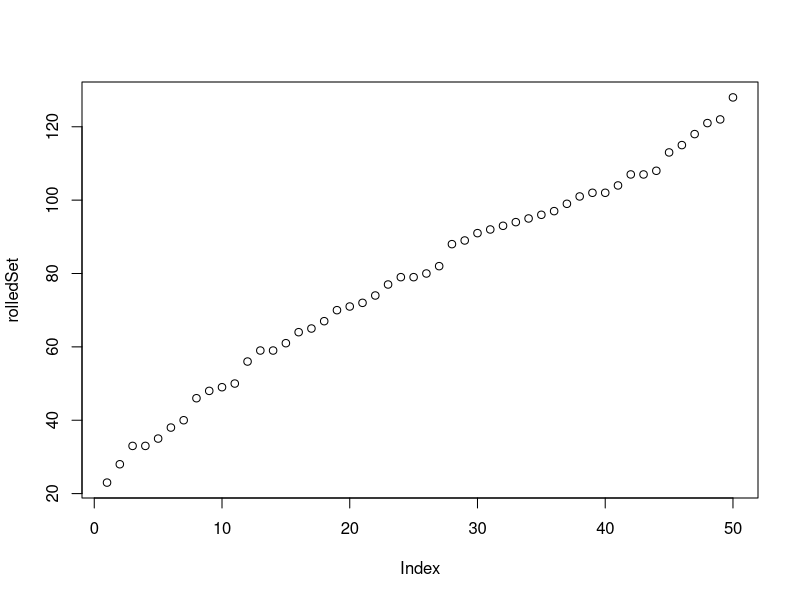
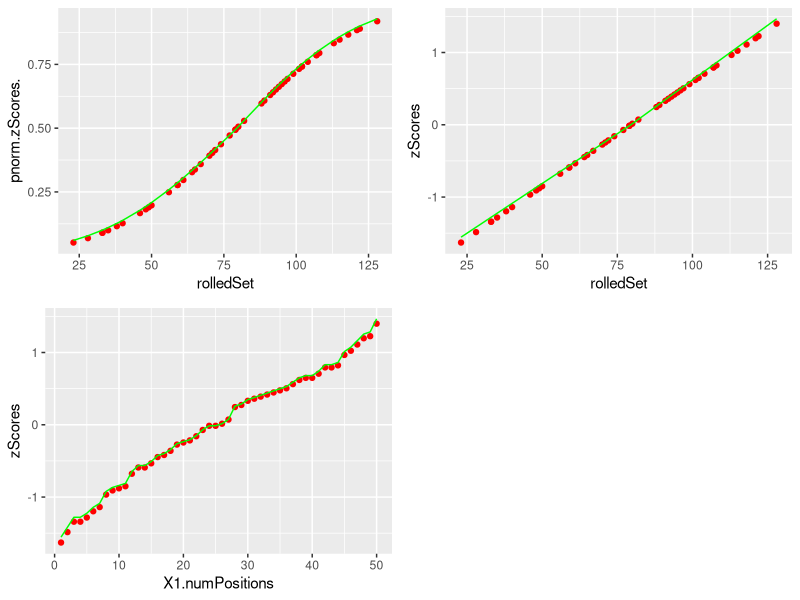

Generate these figures, in order, with R:
library(parallel)
require(ggplot2)
require(gridExtra)

numDice = sample(3:10,1)
dice = c(4,6,8,10,12,20,100)
#numPositions = sample(c(50),1)
numPositions = 50

diceSet = sample(dice,numDice,replace=TRUE)

rolledSet <- sort(unlist(mclapply(1:numPositions, function (x)
  {
  roll <- mclapply(diceSet, function(x)
    {
    rolled <- sample(1:x,1)
    return(rolled)
  })
  return(sum(unlist(roll)))
})))

plot(rolledSet)

probs <- c(0, .1, .25, .5, .75, .9, 1)
bowleysSummary <- quantile(rolledSet, probs)

m <-median(rolledSet)

bowleyDeltaMedianSqr <- (bowleysSummary-m)^2

#multiplying by % delta's = dividing by that amount if every value were deviated by median multiplied by that % equivalence (i.e. 1/count)
stratifiedMAD <- sqrt(sum(diff(probs, lag = 1, differences = 1) * c(bowleyDeltaMedianSqr[1:3],bowleyDeltaMedianSqr[5:7])))

zScores <- (rolledSet-m)/stratifiedMAD

lowerAvg <- mean(abs(zScores[zScores<0]))
upperAvg <- mean(zScores[zScores>0])
average <- mean(c(lowerAvg,upperAvg))

expectedQuartile <- abs(qnorm(.25, mean = 0, sd =1))
#factorVal <- expectedQuartile/average
factorVal <- expectedQuartile/average

#Confirmed

#quantile(rnorm(100000),probs=c(.25))

lowerFactor <- lowerAvg/average*factorVal
upperFactor <- upperAvg/average*factorVal

lower <- which(zScores<0)
upper <- which(zScores>0)

colors <- rainbow(2)

reScaled <- zScores
reScaled[lower] <- zScores[lower]*upperFactor
reScaled[upper] <- zScores[upper]*lowerFactor

mean(zScores)
mean(reScaled)

df <- data.frame(rolledSet,pnorm(zScores),pnorm(reScaled))

plot1 <- ggplot(df, aes(rolledSet)) +                  # basic graphical object
  geom_point(aes(y=pnorm.zScores.), colour="red") +  # first layer
  geom_line(aes(y=pnorm.reScaled.), colour="green")  # second layer

df <- data.frame(rolledSet,zScores,reScaled)

plot2 <- ggplot(df, aes(rolledSet)) +                  # basic graphical object
  geom_point(aes(y=zScores), colour="red") +  # first layer
  geom_line(aes(y=reScaled), colour="green")  # second layer

df <- data.frame(1:numPositions,zScores,reScaled)

plot3 <- ggplot(df, aes(X1.numPositions)) +                    # basic graphical object
  geom_point(aes(y=zScores), colour="red") +  # first layer
  geom_line(aes(y=reScaled), colour="green")  # second layer

grid.arrange(plot1, plot2, plot3, ncol=2, nrow=2)

summary(pnorm(zScores))
summary(pnorm(reScaled))

summary(zScores)
summary(reScaled)
